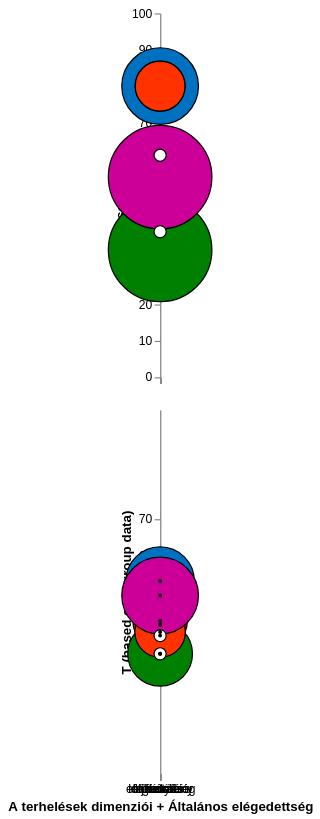

Write a Vega-Lite specification for this figure.
### Vega-Lite specification from a JSON file in a GitHub repository (floating-point values rounded to 4 significant figures)
{"$schema": "https://vega.github.io/schema/vega-lite/v5.json", "datasets": {"data-1": [{"x": "mentális", "y": 80, "size": 4000, "color": "rgb(0, 112, 192)"}, {"x": "fizikai", "y": 80, "size": 1690, "color": "rgb(255, 0, 0)"}, {"x": "időkényszer", "y": 55, "size": 0, "color": "rgb(255, 255, 255)"}, {"x": "teljesítmény", "y": 35, "size": 7290, "color": "rgb(0, 128, 0)"}, {"x": "erőfeszítés", "y": 80, "size": 1690, "color": "rgb(255, 50, 0)"}, {"x": "frusztráció", "y": 55, "size": 7290, "color": "rgb(204, 0, 153)"}, {"x": "totál", "y": 61, "size": 100, "color": "rgb(255, 255, 255)"}, {"x": "elégedettség", "y": 40, "size": 100, "color": "rgb(255, 255, 255)"}], "data-2": [{"x": "mentális", "y": 53, "size": 3186, "color": "rgb(0, 112, 192)", "ci0": 30, "ci1": 70, "ci2": 40, "ci3": 60, "ci4": 0, "ci5": 100, "50": 50}, {"x": "fizikai", "y": 42, "size": 2012, "color": "rgb(255, 0, 0)", "ci0": 30, "ci1": 70, "ci2": 40, "ci3": 60, "ci4": 0, "ci5": 100, "50": 50}, {"x": "időkényszer", "y": 41, "size": 1312, "color": "rgb(255, 255, 255)", "ci0": 30, "ci1": 70, "ci2": 40, "ci3": 60, "ci4": 0, "ci5": 100, "50": 50}, {"x": "teljesítmény", "y": 33, "size": 2851, "color": "rgb(0, 128, 0)", "ci0": 30, "ci1": 70, "ci2": 40, "ci3": 60, "ci4": 0, "ci5": 100, "50": 50}, {"x": "erőfeszítés", "y": 39, "size": 1732, "color": "rgb(255, 50, 0)", "ci0": 30, "ci1": 70, "ci2": 40, "ci3": 60, "ci4": 0, "ci5": 100, "50": 50}, {"x": "frusztráció", "y": 49, "size": 3999, "color": "rgb(204, 0, 153)", "ci0": 30, "ci1": 70, "ci2": 40, "ci3": 60, "ci4": 0, "ci5": 100, "50": 50}, {"x": "totál", "y": 33, "size": 100, "color": "rgb(255, 255, 255)", "ci0": 30, "ci1": 70, "ci2": 40, "ci3": 60, "ci4": 0, "ci5": 100, "50": 50}, {"x": "elégedettség", "y": 38, "size": 100, "color": "rgb(255, 255, 255)", "ci0": 30, "ci1": 70, "ci2": 40, "ci3": 60, "ci4": 0, "ci5": 100, "50": 50}]}, "vconcat": [{"width": "container", "data": {"name": "data-1"}, "mark": {"type": "circle", "opacity": 1.0, "stroke": "black", "strokeWidth": 1}, "config": {"legend": {"disable": "true"}}, "encoding": {"x": {"field": "x", "type": "nominal", "sort": null, "axis": {"labelAngle": 0, "labels": false}, "title": null}, "y": {"field": "y", "type": "quantitative", "scale": {"domain": [0, 100]}, "title": "Personal Data"}, "size": {"field": "size", "type": "quantitative", "scale": null}, "color": {"field": "color", "type": "nominal", "legend": null, "scale": null}}}, {"width": "container", "data": {"name": "data-2"}, "layer": [{"mark": {"type": "errorband", "color": "yellow", "opacity": 0.5}, "encoding": {"y": {"field": "ci1", "type": "quantitative", "title": false, "scale": {"domain": [0, 100]}}, "y2": {"field": "ci0", "type": "quantitative", "scale": {"domain": [0, 100]}}}}, {"mark": {"type": "errorband", "color": "white", "opacity": 0.5}, "encoding": {"y": {"field": "ci3", "type": "quantitative", "title": false, "scale": {"domain": [0, 100]}}, "y2": {"field": "ci2", "type": "quantitative", "scale": {"domain": [0, 100]}}}}, {"mark": "rule", "encoding": {"y": {"field": "50", "aggregate": "mean"}, "size": {"value": 1}}}, {"mark": {"type": "circle", "opacity": 1.0, "stroke": "black", "strokeWidth": 1}, "config": {"legend": {"disable": "true"}}, "encoding": {"x": {"field": "x", "type": "nominal", "sort": null, "axis": {"labelAngle": 0}, "title": "A terhelések dimenziói + Általános elégedettség"}, "y": {"field": "y", "type": "quantitative", "scale": {"domain": [0, 100]}, "title": "T (based on ingroup data)", "axis": {"values": [30, 40, 50, 60, 70]}}, "size": {"field": "size", "type": "quantitative", "scale": null}, "color": {"field": "color", "type": "nominal", "legend": null, "scale": null}}}, {"width": "container", "data": {"name": "data-2"}, "mark": {"type": "circle", "opacity": 1.0, "stroke": "black", "strokeWidth": 1, "size": 5, "color": "black"}, "config": {"legend": {"disable": "true"}}, "encoding": {"x": {"field": "x", "type": "nominal", "sort": null, "axis": {"labelAngle": 0}, "title": "A terhelések dimenziói + Általános elégedettség"}, "y": {"field": "y", "type": "quantitative", "scale": {"domain": [0, 100]}, "title": "T (based on ingroup data)"}}}]}]}
